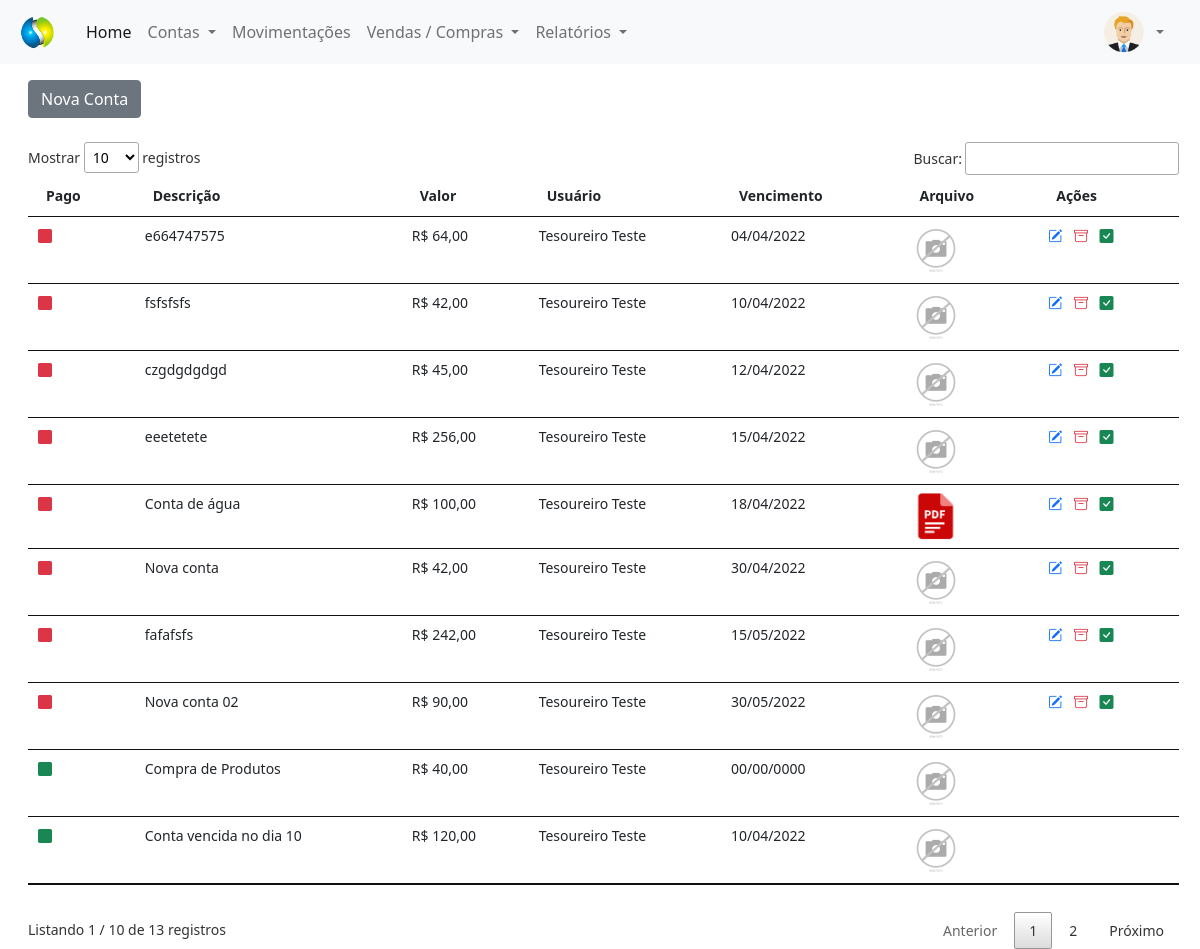
The page /painel-tesoureiro/index.php?pagina=contas_pagar (signed in) on the database as committed earlier.
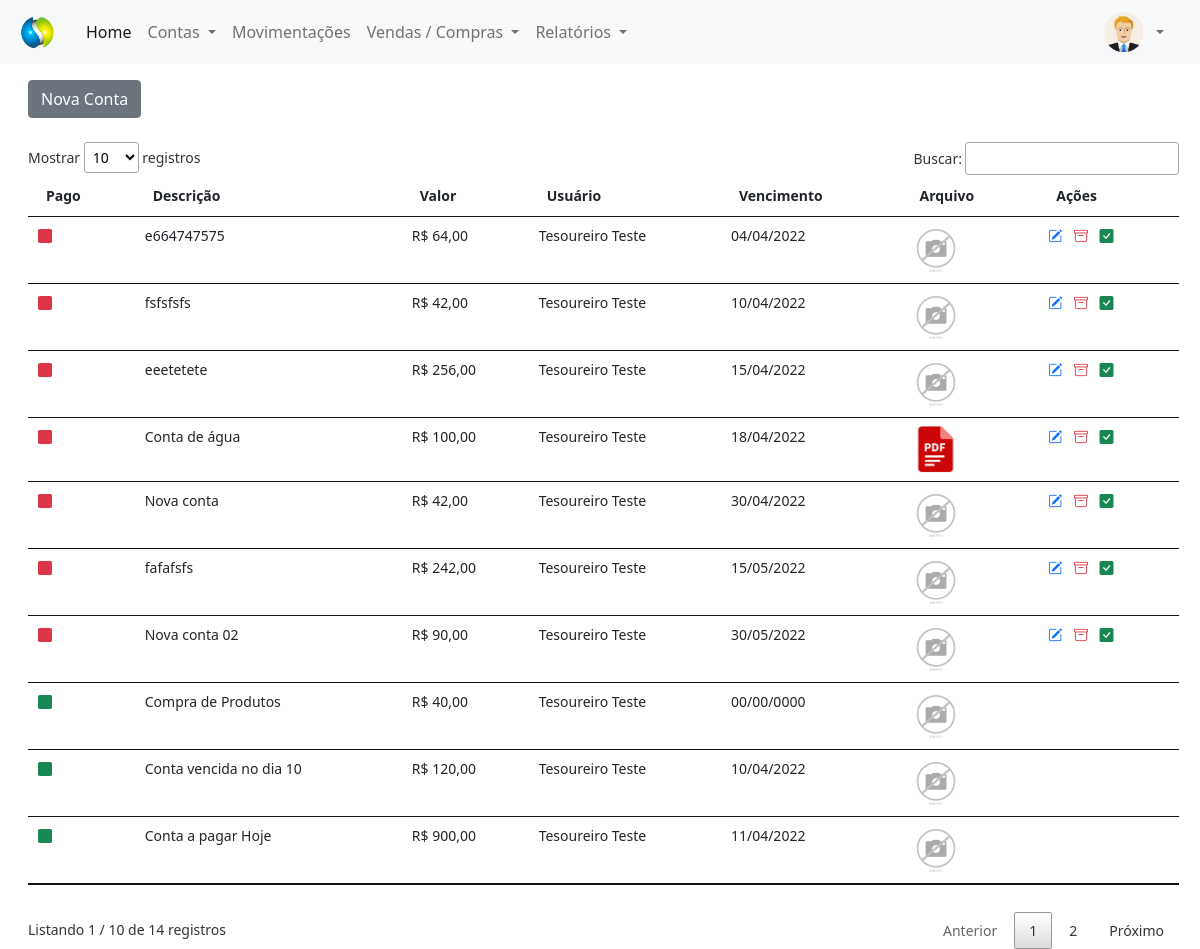
The same page on the database as committed later.
### tables this page shows
CREATE TABLE `contas_pagar` (
  `id` int(11) NOT NULL,
  `descricao` varchar(100) NOT NULL,
  `valor` decimal(8,2) NOT NULL,
  `usuario` int(11) NOT NULL,
  `pago` varchar(5) NOT NULL,
  `data` date NOT NULL,
  `vencimento` date NOT NULL,
  `arquivo` varchar(150) DEFAULT NULL,
  `id_compra` int(11) NOT NULL
);

CREATE TABLE `usuarios` (
  `id` int(11) NOT NULL,
  `nome` varchar(80) NOT NULL,
  `email` varchar(80) NOT NULL,
  `cpf` varchar(15) NOT NULL,
  `senha` varchar(20) NOT NULL,
  `nivel` varchar(20) NOT NULL
);

### painel-tesoureiro/contas_pagar.php (the view, shortened to what this page needs)
<?php
$pag = 'contas_pagar';
require_once('../conexao.php');
?>
<a href="index.php?pagina=<?php echo $pag ?>&funcao=novo" type="button" class="btn btn-secondary mt-2">Nova Conta</a>
<div class="mt-4" style="margin-right:25px">
    <?php
    $query = $pdo->query("SELECT * from contas_pagar order by pago asc, vencimento asc");
    $res = $query->fetchAll(PDO::FETCH_ASSOC);
    $total_reg = @count($res);
    if ($total_reg > 0) {
    ?>
        <small>
            <table id="usuarios" class="table table-hover my-4" style="width:100%">
                <thead>
                    <tr>
                        <th>Pago</th>
                        <th>Descrição</th>
                        <th>Valor</th>
                        <th>Usuário</th>
                        <th>Vencimento</th>
                        <th>Arquivo</th>
                        <th>Ações</th>
                    </tr>
                </thead>
                <tbody>
                    <?php
                    for ($i = 0; $i < $total_reg; $i++) {
                        $id_usu = $res[$i]['usuario'];
                        $query2 = $pdo->query("SELECT * from usuarios where id = '$id_usu'");
                        $res2 = $query2->fetchAll(PDO::FETCH_ASSOC);
                        $nome_usu = $res2[0]['nome'];
                        $vencimento = $res[$i]['vencimento'];
                        if ($res[$i]['pago'] == 'Sim') {
                            $classe = 'text-success';
                        } else {
                            $classe = 'text-danger';
                        }
                        $extensao = strchr($res[$i]['arquivo'], '.');
                        if ($extensao == '.pdf') {
                            $arquivo_pasta = 'pdf.png';
                        } else {
                            $arquivo_pasta = $res[$i]['arquivo'];
                        }
                    ?>
                        <tr>
                            <td>
                                <i class="bi bi-square-fill <?php echo $classe; ?>"></i>
                            </td>
                            <td>
                                <?php echo $res[$i]['descricao']; ?>
                            </td>
                            <td>
                                R$ <?php echo number_format($res[$i]['valor'], 2, ',', '.'); ?>
                            </td>
                            <td><?php echo $nome_usu ?></td>
                            <td>
                                <?php echo implode('/', array_reverse(explode('-', $vencimento)));
                                ?>
                            </td>
                            <td>
                                <a href="../img/<?php echo $pag ?>/<?php echo $res[$i]['arquivo'] ?>" type="button" title="Ver Arquivo" style="text-decoration: none" target="_blank">
                                    <img src="../img/<?php echo $pag ?>/<?php echo $arquivo_pasta ?>" width="50px">
                                </a>
                            </td>
                            <td>
                                <?php
                                if ($res[$i]['pago'] != 'Sim') {
                                ?>
                                    <a href="index.php?pagina=<?php echo $pag ?>&funcao=editar&id=<?php echo $res[$i]['id'] ?>" title="Editar Registro" style="text-decoration: none">
                                        <i class="bi bi-pencil-square text-primary me-2"></i>
                                    </a>
                                    <a href="index.php?pagina=<?php echo $pag ?>&funcao=deletar&id=<?php echo $res[$i]['id']; ?>" title="Excluir Registro" style="text-decoration: none">
                                        <i class="bi bi-archive text-danger me-2"></i>
                                    </a>
                                    <a href="index.php?pagina=<?php echo $pag ?>&funcao=baixar&id=<?php echo $res[$i]['id']; ?>" title="Baixar Registro">
                                        <i class="bi bi-check-square-fill text-success me-2" style="text-decoration: none"></i>
                                    </a>
                                <?php } ?>
                            </td>
                        </tr>
                    <?php }
                    ?>
                </tbody>
            </table>
        </small>
    <?php } else {
        echo "Não existem dados para serem exibidos!";
    } ?>
</div>

Rows that differ between the two databases and show on the page:
no longer on this page (row edited): contas_pagar: descricao "czgdgdgdgd", valor "45,00", usuarios.nome "Tesoureiro Teste", vencimento "12/04/2022", arquivo (picture)
now on this page (row unchanged): contas_pagar: descricao "Conta a pagar Hoje", valor "900,00", usuarios.nome "Tesoureiro Teste", vencimento "11/04/2022", arquivo (picture)
Other text that changed with them:
text written by a page script: "Mostrar registros Buscar: Listando 1 / 10 de 13 registros Anterior 1 2 Próximo" → "Mostrar registros Buscar: Listando 1 / 10 de 14 registros Anterior 1 2 Próximo"
